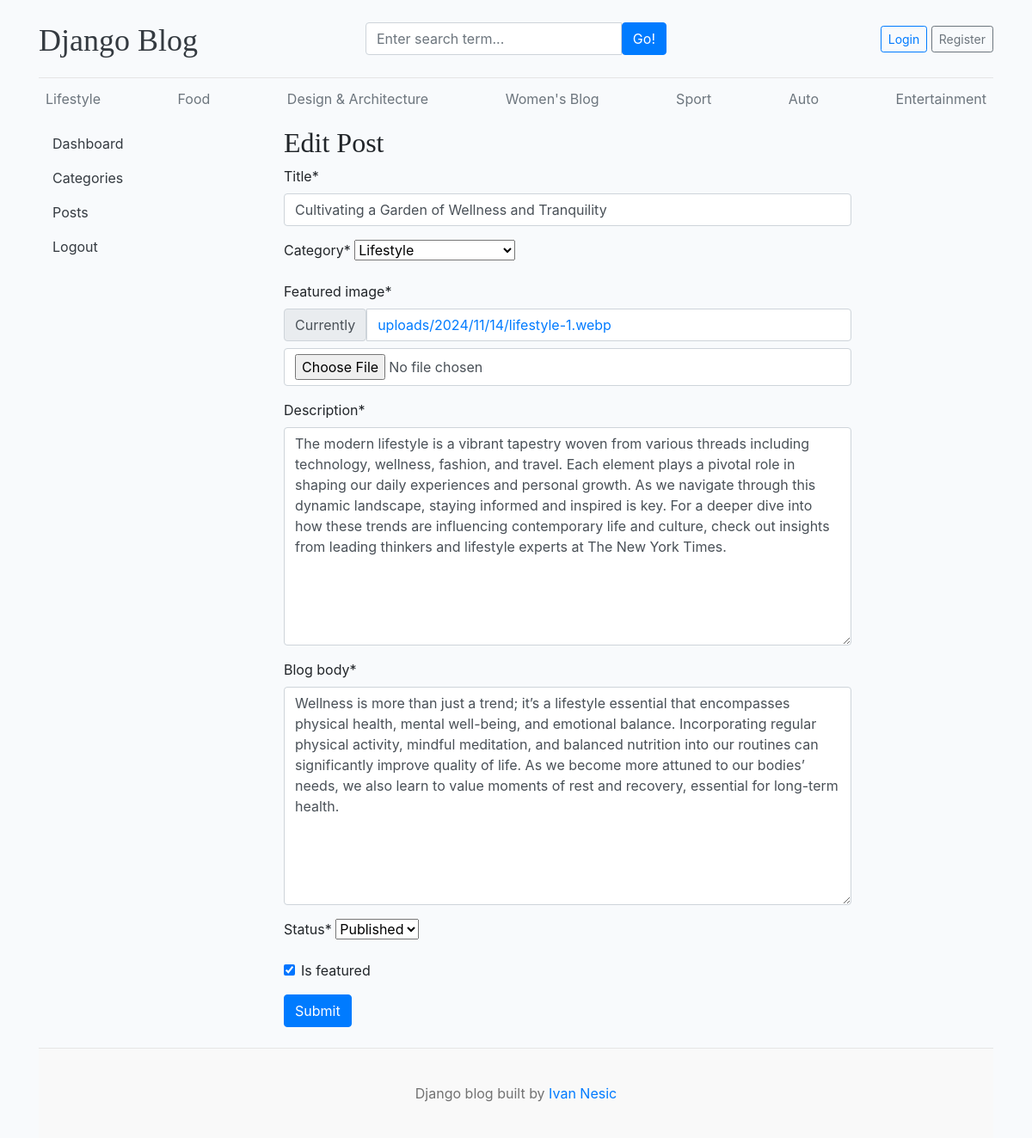
Page /dashboard/edit_post/1/ on the committed database.
### blog/models.py (models this page shows, shortened)
class Category(models.Model):
    name = models.CharField(max_length=150, unique=True)
    created_at = models.DateTimeField(auto_now_add=True)
    updated_at = models.DateTimeField(auto_now=True)
    class Meta:
        verbose_name_plural = 'categories'
    def __str__(self):
        return self.name

class  BlogPost(models.Model):
    title = models.CharField(max_length=150)
    slug = models.SlugField(max_length=150, unique=True, blank=True)
    category = models.ForeignKey(Category, on_delete=models.CASCADE)
    author = models.ForeignKey(User, on_delete=models.CASCADE)
    featured_image = models.ImageField(upload_to='uploads/%Y/%m/%d')
    description = models.TextField(max_length=1000)
    blog_body = models.TextField(max_length=2000)
    status = models.CharField(max_length=30, choices=STATUS_CHOICES, default="Draft")
    is_featured = models.BooleanField(default=False)
    created_at = models.DateTimeField(auto_now_add=True)
    updated_at = models.DateTimeField(auto_now=True)

### dashboard/views.py (the view, shortened to what this page needs)
# urls.py: path('edit_post/<int:pk>/', views.edit_post, name='edit_post'),
def edit_post(request, pk):
    post = get_object_or_404(BlogPost, pk=pk)
    form = PostForm(instance=post)
    context = {
        'post': post,
        'form': form
    }
    return render(request, 'dashboard/edit_post.html', context)

### dashboard/forms.py
class PostForm(forms.ModelForm):
    class Meta:
        model = BlogPost
        fields = ('title', 'category', 'featured_image', 'description', 'blog_body', 'status', 'is_featured')

### blog/context_processors.py (called while the page is built)
def get_categories(request):
    categories = Category.objects.all()
    return dict(categories=categories)

def get_social_links(request):
    social_links = SocialLinks.objects.all()
    return dict(social_links=social_links)

### templates/dashboard/edit_post.html (shortened to what this page needs)
{% extends "base.html" %}
{% block content %}
{% load crispy_forms_tags %}
<div class="row">
    {% include "dashboard/sidebar.html" %}
    <div class="col-md-9">
    <h2>Edit Post</h2>
    <form action="{% url 'edit_post' post.id %}" method="POST" style="width: 80%;" enctype="multipart/form-data">
        {{ form | crispy}}
        <button type="submit" class="btn btn-primary">Submit</button>
    </form>
    <br>
    </div>
    </div>
{% endblock  %}

### templates/base.html (shortened to what this page needs)
{% load static %}
<!DOCTYPE html>
<html lang="en">
<head>
    <link href="https://getbootstrap.com/docs/4.0/dist/css/bootstrap.min.css" rel="stylesheet">
    <link href="{% static 'css/blog.css' %}" rel="stylesheet">
    <link rel="stylesheet" href="https://cdnjs.cloudflare.com/ajax/libs/font-awesome/4.7.0/css/font-awesome.min.css">
  </head>
<body>
    <div class="container">
      <header class="blog-header py-3">
        <div class="row flex-nowrap justify-content-between align-items-center">
          <div class="col-4 pt-1">
            <a class="blog-header-logo text-dark" href="/">Django Blog</a>
          </div>
          <div class="col-4">
            <form action="{% url 'search' %}" method="GET">
              <div class="input-group">
                <input class="form-control" type="text" name="keyword" value="{{ keyword }}" placeholder="Enter search term..." aria-label="Enter search term..." aria-describedby="button-search" />
                <button type="submit" class="btn btn-primary" id="button-search" type="button">Go!</button>
            </div>
            </form>
          </div>
          <div class="col-4 d-flex justify-content-end align-items-center">
            {% if not user.is_authenticated %}
            <a class="btn btn-sm btn-outline-primary" href="{% url 'login' %}">Login</a> &nbsp;
            <a class="btn btn-sm btn-outline-secondary" href="{% url 'register' %}">Register</a>
            {% else %}
            <span><a class="text-muted btn btn-outline-dark" style="text-decoration: none;" href="{% url 'dashboard' %}">Dashboard</a></span> &emsp;
            <a class="btn btn-outline-danger" href="{% url 'logout' %}">Logout</a>
            {% endif %}
          </div>
        </div>
      </header>
      <div class="nav-scroller py-1 mb-2">
        <nav class="nav d-flex justify-content-between">
          {% for category in categories %}
          <a class="p-2 text-muted" style="text-decoration: none;" href="{% url 'posts_by_category' category.id %}">{{ category }}</a>
          {% endfor %}
        </nav>
      </div>
 {% block content %}{% endblock  %}
<footer class="blog-footer">
    <p>Django blog built by <a href="#">Ivan Nesic</a></p>
  </footer>
  </body>
  </html>

### blog_app/static/css/blog.css (style rules this page uses)
body { background-color: #F8FAFC; }
.blog-header { border-bottom: 1px solid #e5e5e5; }
.blog-header-logo { font-family: "Playfair Display", Georgia, "Times New Roman", serif; font-size: 2.25rem; }
h1, h2, h3, h4, h5, h6 { font-family: "Playfair Display", Georgia, "Times New Roman", serif; }
.blog-footer { padding: 2.5rem 0; color: #727272; text-align: center; background-color: #f9f9f9; border-top: .05rem solid #e5e5e5; }
.blog-footer p:last-child { margin-bottom: 0; }

### rows in the picture
Category: name "Lifestyle"
Category: name "Food"
Category: name "Design & Architecture"
Category: name "Women's Blog"
Category: name "Sport"
Category: name "Auto"
Category: name "Entertainment"
BlogPost: title "Cultivating a Garden of Wellness and Tranquility", category "Lifestyle", description "The modern lifestyle is a vibrant tapestry woven from various threads including technology, wellness, fashion, and travel. Each element plays a pivotal role in shaping our daily experiences and personal growth. As we navigate through this dynamic landscape, staying informed and inspired is key. For a deeper dive into how these trends are influencing contemporary life and culture, check out insights from leading thinkers and lifestyle experts at The New York Times.", blog_body "Wellness is more than just a trend; it’s a lifestyle essential that encompasses physical health, mental well-being, and emotional balance. Incorporating regular physical activity, mindful meditation, and balanced nutrition into our routines can significantly improve quality of life. As we become more attuned to our bodies’ needs, we also learn to value moments of rest and recovery, essential for long-term health.", status "Published", is_featured "☑"
